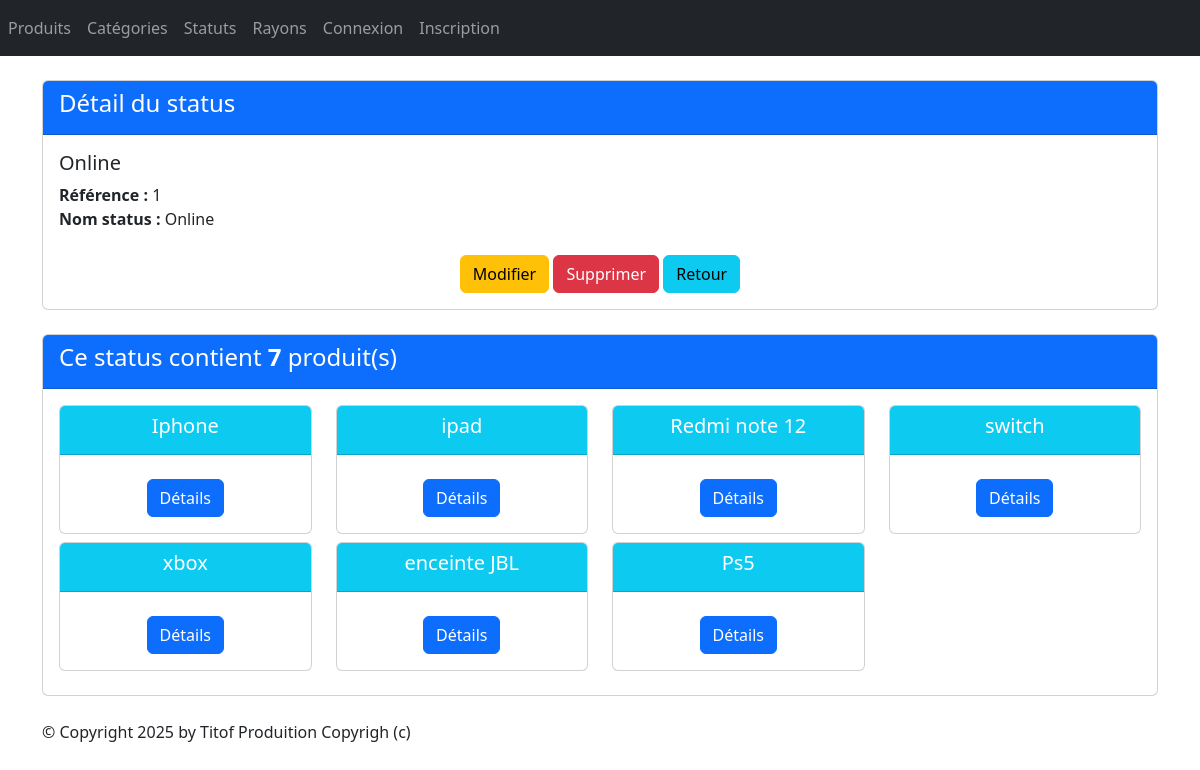
The page /monApp/status/1/ on the database its author committed.
### monApp/models.py (models this page shows, shortened)
class Status(models.Model):
    idStatus = models.AutoField(primary_key=True)
    lbStatus = models.CharField(max_length=100)

class Produit(models.Model):
    refProd = models.AutoField(primary_key=True)
    intituleProd = models.CharField(max_length=200)
    prixUnitaireProd = models.DecimalField(max_digits=10, decimal_places=2)
    dateFabProd = models.DateField(default=date.today)
    categorie = models.ForeignKey(Categorie, on_delete=models.CASCADE, related_name="categorie",null=True, blank=True)
    rayons = models.ManyToManyField(
        "Rayon",
        through="Contenir",
        blank=True
    )
    status = models.ForeignKey(Status, on_delete=models.CASCADE, related_name="status", null=True, blank=True)

### monApp/views.py (the view)
# urls.py: path("status/<pk>/",views.StatusDetailView.as_view(), name="dtl_status"),
class StatusDetailView(DetailView):
    model = Status
    template_name = "monApp/detail_status.html"
    context_object_name = "status"
    def get_queryset(self):
        return Status.objects.annotate(nb_produits=Count('status'))
    def get_context_data(self, **kwargs):
        context = super(StatusDetailView, self).get_context_data(**kwargs)
        context['titremenu'] = "Détail du statut"
        context['prdts'] = self.object.status.all()
        return context

### monApp/templates/monApp/detail_status.html
{% extends 'monApp/base.html' %}
{% block contenu %}
    <div class="card mb-4">
        <div class="card-header bg-primary text-white">
            <h4>Détail du status</h4>
        </div>
        <div class="card-body">
            <h5 class="card-title">{{ status.lbStatus }}</h5>
            <ul class="list-unstyled">
                <li><strong>Référence :</strong> {{ status.idStatus }}</li>
                <li><strong>Nom status :</strong> {{ status.lbStatus }}</li>
            </ul>
            <div class="car-footer text-center">
                <a href="{% url 'chng_status' status.idStatus %}" class="btn btn-warning mt-2">Modifier</a>
                <a href="{% url 'dlt_status' status.idStatus %}" class="btn btn-danger mt-2">Supprimer</a>
                <a href="{% url 'lst_status'%}" class="btn btn-info mt-2">Retour</a>
            </div>
        </div>
    </div>
    <div class="card mb-4">
        <div class="card-header bg-primary text-white">
            <h4>Ce status contient <strong>{{ status.nb_produits }}</strong> produit(s)</h4>
        </div>
        <div class="card-body">
            <div class="row">
            {% if prdts %}
                {% for prdt in prdts %}
                <div class="col-sm-3">
                    <div class="card mb-2 text-center">
                        <div class="card-header bg-info text-white">
                            <h5 class="card-title">{{ prdt.intituleProd }}</h5>
                        </div>
                        <div class="card-body">
                            <a href="{% url 'dtl_prdt' prdt.refProd %}" class="btn btn-primary mt-2">Détails</a>
                        </div>
                    </div>
                </div>
                {% endfor %}
            {% else %}
                <p class="text-muted">Aucun produit trouvé pour cette catégorie.</p>
            {% endif %}
            </div>
        </div>
    </div>
{% endblock %}

### rows shown on the page
Status: lbStatus "Online", idStatus "1", nb_produits "7"
Produit: intituleProd "Iphone"
Produit: intituleProd "ipad"
Produit: intituleProd "Redmi note 12"
Produit: intituleProd "switch"
Produit: intituleProd "xbox"
Produit: intituleProd "enceinte JBL"
Produit: intituleProd "Ps5"
